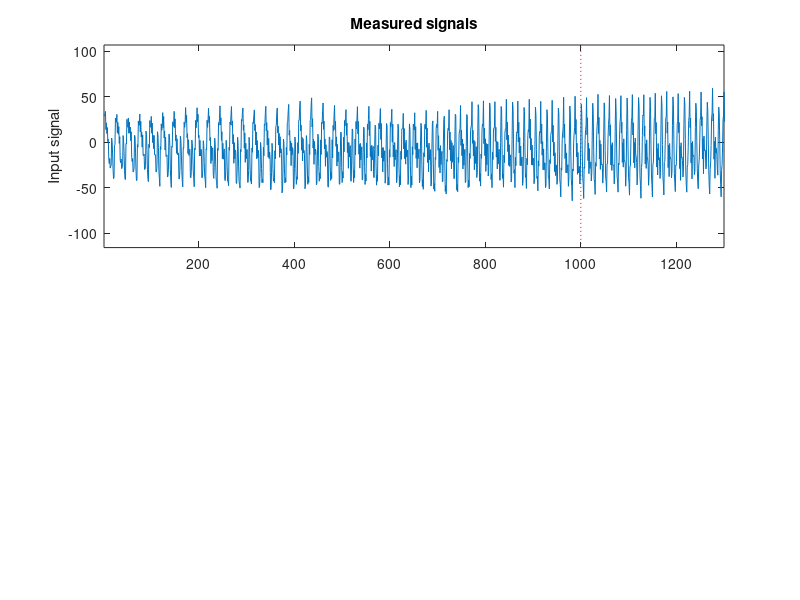

This figure's MATLAB source: (Note: this script raises an error after producing the figure.)
%
% Time series analysis
% Lund University
%
% Example code 16: A bit more on BJ prediction (see also code 15).
%
% Reference: 
%   "An Introduction to Time Series Modeling", 4th ed, by Andreas Jakobsson
%   Studentlitteratur, 2021
%
clear; clc;
close all;
addpath('../functions', '../data')              % Add this line to update the path
rng(0)                                          % Set the seed (just done for the lecture!)

extraN = 1000;
N      = 1300;
noLags = 30;
pstart = 1000;                                  % Determine where the validation data starts.

% Simulate some process (same as in code 14).
sX = 24;
A1 = [ 1 -1.8 0.82 ];
C1 = [ 1 0 -0.8 ];
A3 = conv( [ 1 zeros(1,sX-1) -1 ], [ 1 -0.4 ] );
C3 = [ 1 0.8 2.1 ];   
B  = [ 1.2 ];
A2 = 1;

% Generate the noise and the input signals.
z = filter( C1, A1, randn(N+extraN, 1) );
x = filter( C3, A3, randn(N+extraN, 1) );

% Form the output using the filtered input. Remove the initial samples.
y = filter( B, A2, x ) + z;
y = y(extraN:end);
x = x(extraN:end);
xM = x(1:pstart);
yM = y(1:pstart);

% Examine the data.
figure; 
subplot(211); 
plot( x );
line( [pstart pstart], [-1e6 1e6 ], 'Color','red','LineStyle',':' )
axis([1 N min(x)*1.8 max(x)*1.8])
ylabel('Input signal')
title('Measured signals')
legend('Input signal', 'Prediction starts','Location','SW')
subplot(212); 
plot( y ); 
line( [pstart pstart], [-1e6 1e6 ], 'Color','red','LineStyle',':' )
axis([1 N min(y)*1.5 max(y)*1.5])
ylabel('Output signal')
xlabel('Time')
legend('Output signal', 'Prediction starts','Location','SW')


%% Estimate the BJ model (this is the model we found in code 15).
diff_xM = filter([ 1 zeros(1,sX-1) -1 ], 1, xM);   diff_xM = diff_xM(sX+1:end);
inputModel   = estimateARMA( diff_xM, [ 1 1 1 ], [1 0 1 1], 'Differentiated input model', noLags );
inputModel.A = conv([1 zeros(1, sX-1) -1], inputModel.A);
[ foundModel, ey ] = estimateBJ( yM, xM, [1 0 1], [1 1 1], [1], [1], 'Final BJ model', noLags );
ex = filter( inputModel.A, inputModel.C, xM );
var_ex = var( ex(100:pstart));
var_ey = var( ey(100:pstart));


%% Lets try to predict the future, as if it was not known.
% Predict the future values, i.e., form the prediction for k=1, 2, 3, ...
kMax    = 20;                                 % How far ahead do we wish to predict. 
pred_yk = y(1:pstart-1);                      % This is the predicted yt vector; it is known up to the start of the prediction.
pred_xk = x(1:pstart-1);                      % This is the predicted xt vector; it is known up to the start of the prediction.
var_yk  = zeros(pstart,1);                    % This is the variance of the y prediction; the variance is zero up to the start of the prediction.
var_xk  = zeros(pstart,1);                    % This is the variance of the x prediction; the variance is zero up to the start of the prediction.

KA = conv( foundModel.D, foundModel.F );
KB = conv( foundModel.D, foundModel.B );
KC = conv( foundModel.F, foundModel.C );    

lC3 = length(inputModel.C);
lKC = length(KC);

for k=1:kMax
    % Compute the prediction polynomials for the input signal.
    [Fx, Gx] = polydivision( inputModel.C, inputModel.A, k ); 

    % Compute the prediction polynomials for the output signal.
    [Fy, Gy]   = polydivision( foundModel.C, foundModel.D, k );
    [Fhh, Ghh] = polydivision( conv(Fy, KB), KC, k );

    % Predict the input signal.
    pred_xk(pstart-1+k) = Gx*x(pstart-1+k:-1:pstart+k-length(Gx)) - ... % G x_t
        inputModel.C(2:end)*pred_yk(pstart+k-2:-1:pstart+k-lC3);        % All but the first term of C3 \hat{x}_{t+k|t}.

    % Predict the output signal.
    FhhKC = conv( Fhh, KC );
    pred_yk(pstart-1+k) = ...
        FhhKC*pred_xk(pstart-1+k:-1:pstart+k-length(FhhKC)) + ...       % KC * \hat\hat{F} \hat{x}_{t+k | t }
        Ghh*x(pstart-1+k:-1:pstart+k-length(Ghh) ) + ...                % \hat\hat{G} x_t 
        Gy*y(pstart-1+k:-1:pstart+k-length(Gy)) - ...                   % Gy y_t. 
        KC(2:end)*pred_yk(pstart+k-2:-1:pstart+k-lKC);                  % All but the first term of KC \hat{y}_{t+k|t}.

    % The theorerical variances.
    var_xk(pstart-1+k) = sum(Fx.^2)*var_ex;
    var_yk(pstart-1+k) = sum(Fy.^2)*var_ey + sum(Fhh.^2)*var_xk(pstart-1+k);
end


% Plot the output prediction and compare to the validation data.
f1 = figure;
indV = pstart:pstart+kMax-1;
plot( [y(1:pstart+kMax-1)])
xlim([pstart-30 pstart+kMax])
hold on
plot( indV, pred_yk(indV) )
indV = pstart-1:pstart+kMax-1;
plot( indV, pred_yk(indV) + 2*sqrt(var_yk(indV)),'b:' )
plot( indV, pred_yk(indV) - 2*sqrt(var_yk(indV)),'b:' )
figProp = get(f1);
line( [pstart pstart], figProp.CurrentAxes.YLim, 'Color', 'red', 'LineStyle', ':' )
hold off
legend('Output data', 'Predicted output', 'Prediction starts','Location','NW')
title( 'Predicting the output for k=1, 2, ...')
xlabel('Time')


%% Plot the theoretical output variance.
f2 = figure;
plot(indV-pstart+1, var_yk(indV) )
hold on
plot(indV-pstart+1, var_xk(indV) )
hold off
figProp = get(f2);
line( [1 1], figProp.CurrentAxes.YLim, 'Color','red','LineStyle',':' )
xlim([-4 kMax])
title('Theoretical k-step prediction variance')
xlabel('k')
ylabel('Variance')
legend('Variance output prediction', 'Variance input prediction', 'Prediction starts', 'Location', 'SE')
